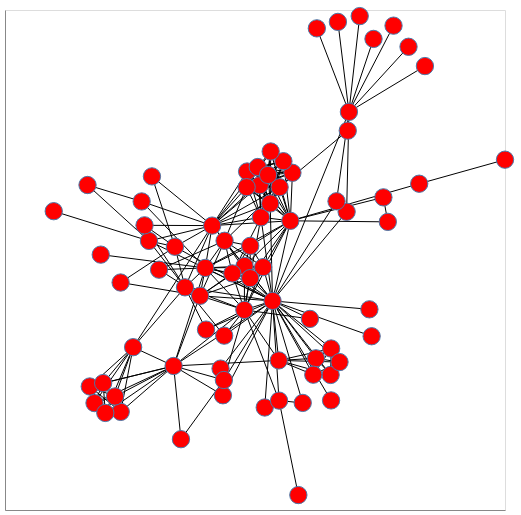

Notebook source saved alongside this figure:
### Markdown cell above
### Custom graph layouts

Since nx_altair generates the network visualization as Altair charts, we can actually decide much more about the visual encoding. The first choice is how the visual variable x/y-position is used. In other words, how should the layout of the network be generated. The `spring_layout` is the default graph layout that nx_altair uses, but NetworkX provides several other [graph layouts](https://networkx.github.io/documentation/stable/reference/drawing.html#module-networkx.drawing.layout).

✏️ *Replace `spring_layout` with another layout that you deem more useful:*

### Code cell
pos = nx.spring_layout(G)

nxa.draw_networkx(G, pos, node_tooltip='name').properties(width=500, height=500)

### Figure 1 — Vega-Lite specification as saved in the notebook (floating-point values rounded to 4 significant figures; data arrays with more than 128 entries replaced by an {"elided": "..."} marker saying what was removed)
{"config": {"view": {"continuousWidth": 400, "continuousHeight": 300}}, "layer": [{"data": {"name": "data-ad2110f9dcfe565101cc6a8eef33ec24"}, "mark": {"type": "line", "color": "black", "opacity": 1, "strokeWidth": 1}, "encoding": {"detail": {"type": "quantitative", "field": "edge"}, "x": {"type": "quantitative", "axis": {"grid": false, "labels": false, "ticks": false, "title": ""}, "field": "x"}, "y": {"type": "quantitative", "axis": {"grid": false, "labels": false, "ticks": false, "title": ""}, "field": "y"}}}, {"data": {"name": "data-7e1eefbb526bc1280e3cce8cb34bf4ec"}, "mark": {"type": "point", "fill": "red", "opacity": 1, "size": 300, "strokeWidth": 1.0}, "encoding": {"tooltip": {"type": "nominal", "field": "name"}, "x": {"type": "quantitative", "axis": {"grid": false, "labels": false, "ticks": false}, "field": "x"}, "y": {"type": "quantitative", "axis": {"grid": false, "labels": false, "ticks": false}, "field": "y"}}}], "height": 500, "width": 500, "$schema": "https://vega.github.io/schema/vega-lite/v4.8.1.json", "datasets": {"data-ad2110f9dcfe565101cc6a8eef33ec24": {"elided": "508 records"}, "data-7e1eefbb526bc1280e3cce8cb34bf4ec": [{"between": 0.1768, "y": 0.5925, "x": 0.3757, "name": "Myriel", "group": 1, "degree": 10}, {"between": 0.0, "y": 0.9266, "x": 0.2474, "name": "Napoleon", "group": 1, "degree": 1}, {"between": 0.0, "y": 0.1929, "x": 0.3665, "name": "Mlle.Baptistine", "group": 1, "degree": 3}, {"between": 0.0, "y": 0.2349, "x": 0.3261, "name": "Mme.Magloire", "group": 1, "degree": 3}, {"between": 0.0, "y": 0.9373, "x": 0.5541, "name": "CountessdeLo", "group": 1, "degree": 1}, {"between": 0.0, "y": 0.8843, "x": 0.474, "name": "Geborand", "group": 1, "degree": 1}, {"between": 0.0, "y": 0.9524, "x": 0.3316, "name": "Champtercier", "group": 1, "degree": 1}, {"between": 0.0, "y": 0.9756, "x": 0.4188, "name": "Cravatte", "group": 1, "degree": 1}, {"between": 0.0, "y": 0.8529, "x": 0.6141, "name": "Count", "group": 1, "degree": 1}, {"between": 0.0, "y": 0.7758, "x": 0.6797, "name": "OldMan", "group": 1, "degree": 1}, {"between": 0.0, "y": -0.4345, "x": -0.1378, "name": "Labarre", "group": 2, "degree": 1}, {"between": 0.57, "y": -0.1636, "x": 0.07011, "name": "Valjean", "group": 2, "degree": 36}, {"between": 0.0, "y": -0.541, "x": -0.1284, "name": "Marguerite", "group": 3, "degree": 2}, {"between": 0.0, "y": -0.5617, "x": 0.3042, "name": "Mme.deR", "group": 2, "degree": 1}, {"between": 0.0, "y": -0.3049, "x": 0.4665, "name": "Isabeau", "group": 2, "degree": 1}, {"between": 0.0, "y": -0.59, "x": 0.0389, "name": "Gervais", "group": 2, "degree": 1}, {"between": 0.04063, "y": -0.3487, "x": -0.4875, "name": "Tholomyes", "group": 3, "degree": 9}, {"between": 0.0, "y": -0.6075, "x": -0.5371, "name": "Listolier", "group": 3, "degree": 7}, {"between": 0.0, "y": -0.5459, "x": -0.56, "name": "Fameuil", "group": 3, "degree": 7}, {"between": 0.0, "y": -0.5059, "x": -0.6611, "name": "Blacheville", "group": 3, "degree": 7}, {"between": 0.0, "y": -0.5723, "x": -0.642, "name": "Favourite", "group": 3, "degree": 7}, {"between": 0.0, "y": -0.6118, "x": -0.5988, "name": "Dahlia", "group": 3, "degree": 7}, {"between": 0.0, "y": -0.4923, "x": -0.6074, "name": "Zephine", "group": 3, "degree": 7}, {"between": 0.1296, "y": -0.4239, "x": -0.3255, "name": "Fantine", "group": 3, "degree": 15}, {"between": 0.029, "y": -0.1431, "x": -0.2198, "name": "Mme.Thenardier", "group": 4, "degree": 11}, {"between": 0.0749, "y": -0.03173, "x": -0.1989, "name": "Thenardier", "group": 4, "degree": 16}, {"between": 0.0238, "y": -0.1093, "x": -0.2799, "name": "Cosette", "group": 5, "degree": 11}, {"between": 0.05433, "y": -0.1997, "x": -0.04262, "name": "Javert", "group": 4, "degree": 17}, {"between": 0.02649, "y": -0.5624, "x": 0.09625, "name": "Fauchelevent", "group": 0, "degree": 4}, {"between": 0.008041, "y": -0.4017, "x": 0.09493, "name": "Bamatabois", "group": 2, "degree": 8}, {"between": 0.0, "y": -0.7167, "x": -0.2962, "name": "Perpetue", "group": 3, "degree": 2}, {"between": 0.00864, "y": -0.48, "x": -0.1245, "name": "Simplice", "group": 2, "degree": 4}, {"between": 0.0, "y": -0.1973, "x": 0.4576, "name": "Scaufflaire", "group": 2, "degree": 1}, {"between": 0.0, "y": -0.2356, "x": 0.2197, "name": "Woman1", "group": 2, "degree": 2}, {"between": 0.0, "y": -0.3932, "x": 0.2436, "name": "Judge", "group": 2, "degree": 6}, {"between": 0.0, "y": -0.3541, "x": 0.3046, "name": "Champmathieu", "group": 2, "degree": 6}, {"between": 0.0, "y": -0.4598, "x": 0.3025, "name": "Brevet", "group": 2, "degree": 6}, {"between": 0.0, "y": -0.4588, "x": 0.2331, "name": "Chenildieu", "group": 2, "degree": 6}, {"between": 0.0, "y": -0.4082, "x": 0.338, "name": "Cochepaille", "group": 2, "degree": 6}, {"between": 0.006925, "y": 0.2342, "x": -0.4533, "name": "Pontmercy", "group": 4, "degree": 3}, {"between": 0.0, "y": 0.02146, "x": -0.617, "name": "Boulatruelle", "group": 6, "degree": 1}, {"between": 0.01149, "y": 0.0769, "x": -0.1217, "name": "Eponine", "group": 4, "degree": 11}, {"between": 0.0, "y": -0.0388, "x": -0.3838, "name": "Anzelma", "group": 4, "degree": 3}, {"between": 0.0, "y": -0.3026, "x": -0.1233, "name": "Woman2", "group": 5, "degree": 3}, {"between": 0.0, "y": -0.5716, "x": 0.1908, "name": "MotherInnocent", "group": 0, "degree": 2}, {"between": 0.0, "y": -0.9402, "x": 0.1734, "name": "Gribier", "group": 0, "degree": 1}, {"between": 0.0, "y": 0.4012, "x": 1.0, "name": "Jondrette", "group": 7, "degree": 1}, {"between": 0.02632, "y": 0.3051, "x": 0.6568, "name": "Mme.Burgon", "group": 7, "degree": 2}, {"between": 0.1651, "y": 0.1568, "x": 0.1415, "name": "Gavroche", "group": 8, "degree": 22}, {"between": 0.02021, "y": 0.05301, "x": -0.3202, "name": "Gillenormand", "group": 5, "degree": 7}, {"between": 0.0002172, "y": -0.09005, "x": -0.5375, "name": "Magnon", "group": 5, "degree": 2}, {"between": 0.0476, "y": 0.0764, "x": -0.4242, "name": "Mlle.Gillenormand", "group": 5, "degree": 7}, {"between": 0.0003509, "y": 0.3, "x": -0.6699, "name": "Mme.Pontmercy", "group": 5, "degree": 2}, {"between": 0.0, "y": 0.1953, "x": -0.8051, "name": "Mlle.Vaubois", "group": 5, "degree": 1}, {"between": 0.0, "y": 0.1387, "x": -0.4419, "name": "Lt.Gillenormand", "group": 5, "degree": 4}, {"between": 0.132, "y": 0.1376, "x": -0.1713, "name": "Marius", "group": 8, "degree": 19}, {"between": 0.0, "y": 0.3344, "x": -0.4123, "name": "BaronessT", "group": 5, "degree": 2}, {"between": 0.02766, "y": 0.2911, "x": 0.09847, "name": "Mabeuf", "group": 8, "degree": 11}, {"between": 0.04255, "y": 0.1708, "x": 0.02375, "name": "Enjolras", "group": 8, "degree": 15}, {"between": 0.00125, "y": 0.354, "x": -0.03155, "name": "Combeferre", "group": 8, "degree": 11}, {"between": 0.0, "y": 0.3489, "x": 0.1497, "name": "Prouvaire", "group": 8, "degree": 9}, {"between": 0.00125, "y": 0.2991, "x": 0.01911, "name": "Feuilly", "group": 8, "degree": 11}, {"between": 0.005267, "y": 0.2913, "x": -0.03347, "name": "Courfeyrac", "group": 8, "degree": 13}, {"between": 0.002185, "y": 0.3719, "x": 0.01107, "name": "Bahorel", "group": 8, "degree": 12}, {"between": 0.03075, "y": 0.2262, "x": 0.06077, "name": "Bossuet", "group": 8, "degree": 13}, {"between": 0.002185, "y": 0.3402, "x": 0.05248, "name": "Joly", "group": 8, "degree": 12}, {"between": 0.0001504, "y": 0.3953, "x": 0.1137, "name": "Grantaire", "group": 8, "degree": 10}, {"between": 0.0, "y": 0.5174, "x": 0.3711, "name": "MotherPlutarch", "group": 9, "degree": 1}, {"between": 0.00496, "y": -0.02398, "x": -0.04183, "name": "Gueulemer", "group": 4, "degree": 10}, {"between": 0.00496, "y": -0.07272, "x": -0.01943, "name": "Babet", "group": 4, "degree": 10}, {"between": 0.004862, "y": -0.05358, "x": -0.09085, "name": "Claquesous", "group": 4, "degree": 10}, {"between": 0.003874, "y": -0.0285, "x": 0.03253, "name": "Montparnasse", "group": 4, "degree": 9}, {"between": 0.0, "y": -0.2784, "x": -0.1959, "name": "Toussaint", "group": 5, "degree": 3}, {"between": 0.0, "y": 0.2506, "x": 0.5136, "name": "Child1", "group": 10, "degree": 2}, {"between": 0.0, "y": 0.1525, "x": 0.5312, "name": "Child2", "group": 10, "degree": 2}, {"between": 0.0004386, "y": 0.05652, "x": -0.01906, "name": "Brujon", "group": 4, "degree": 7}, {"between": 0.0, "y": 0.4341, "x": 0.06276, "name": "Mme.Hucheloup", "group": 8, "degree": 7}]}}
